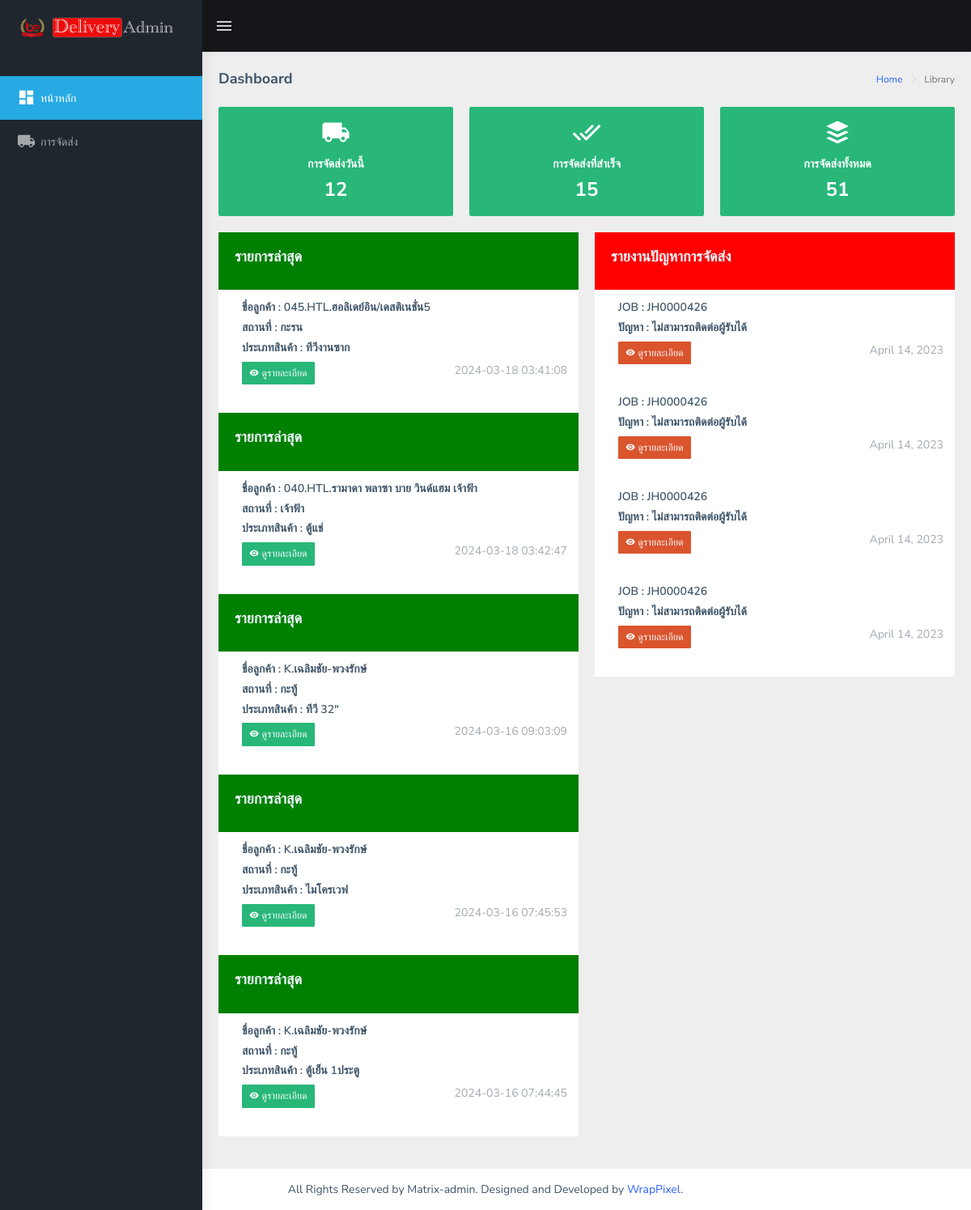
Screenshot of /driver/index.php with the database file from the repository.
### tables this page shows
CREATE TABLE `delivery` (
  `ID` int(10) NOT NULL,
  `Job` varchar(200) DEFAULT NULL,
  `Queuedate` varchar(200) DEFAULT NULL,
  `Deliverydate` varchar(200) DEFAULT NULL,
  `Sentdate` varchar(200) DEFAULT NULL,
  `Type` varchar(200) DEFAULT NULL,
  `Staff` varchar(200) DEFAULT NULL,
  `Cname` varchar(200) DEFAULT NULL,
  `Cphone` varchar(200) DEFAULT NULL,
  `Cchanel` varchar(200) DEFAULT NULL,
  `Clocation` varchar(200) DEFAULT NULL,
  `Clink` varchar(1000) DEFAULT NULL,
  `Cstatus` varchar(200) DEFAULT NULL,
  `Mile` varchar(200) DEFAULT NULL,
  `Time` varchar(200) DEFAULT NULL,
  `Area` varchar(200) DEFAULT NULL,
  `Route` varchar(200) DEFAULT NULL,
  `Item` varchar(200) DEFAULT NULL,
  `Qty` varchar(200) DEFAULT NULL,
  `Other` varchar(200) DEFAULT NULL,
  `Remark` varchar(200) DEFAULT NULL,
  `Image` varchar(200) DEFAULT NULL,
  `CreationDate` timestamp NOT NULL DEFAULT current_timestamp() ON UPDATE current_timestamp()
);

### driver/index.php (the view, shortened to what this page needs)
<?php
include('../dbconnection.php');
?>
<!DOCTYPE html>
<html dir="ltr" lang="en">
<head>
    <link href="../assets/libs/flot/css/float-chart.css" rel="stylesheet">
    <link href="../dist/css/style.min.css" rel="stylesheet">
</head>
<body>
    <div id="main-wrapper">
        <header class="topbar" data-navbarbg="skin5">
            <nav class="navbar top-navbar navbar-expand-md navbar-dark">
                <div class="navbar-header" data-logobg="skin5">
                    <a class="navbar-brand" href="index.html">
                        <b class="logo-icon p-l-10">
                            <img src="../assets/images/icon.png" alt="homepage" class="light-logo" />
                        </b>
                        <span class="logo-text">
                            <img src="../assets/images/text.png" alt="homepage" class="light-logo" />
                        </span>
                    </a>
                </div>
                <div class="navbar-collapse collapse" id="navbarSupportedContent" data-navbarbg="skin5">
                    <ul class="navbar-nav float-left mr-auto">
                        <li class="nav-item d-none d-md-block"><a class="nav-link sidebartoggler waves-effect waves-light" href="javascript:void(0)" data-sidebartype="mini-sidebar"><i class="mdi mdi-menu font-24"></i></a></li>
                    </ul>
                </div>
            </nav>
        </header>
        <aside class="left-sidebar" data-sidebarbg="skin5">
            <div class="scroll-sidebar">
                <nav class="sidebar-nav">
                    <ul id="sidebarnav" class="p-t-30">
                        <li class="sidebar-item"> <a class="sidebar-link waves-effect waves-dark sidebar-link" href="index.php" aria-expanded="false"><i class="mdi mdi-view-dashboard"></i><span class="hide-menu">หน้าหลัก</span></a></li>
                        <li class="sidebar-item"> <a class="sidebar-link waves-effect waves-dark sidebar-link" href="./Delivery/delivery-report.php" aria-expanded="false"><i class="mdi mdi-truck"></i><span class="hide-menu">การจัดส่ง</span></a></li>
                    </ul>
                </nav>
            </div>
        </aside>
        <div class="page-wrapper">
            <div class="page-breadcrumb">
                <div class="row">
                    <div class="col-12 d-flex no-block align-items-center">
                        <h4 class="page-title">Dashboard</h4>
                        <div class="ml-auto text-right">
                            <nav aria-label="breadcrumb">
                                <ol class="breadcrumb">
                                    <li class="breadcrumb-item"><a href="#">Home</a></li>
                                    <li class="breadcrumb-item active" aria-current="page">Library</li>
                                </ol>
                            </nav>
                        </div>
                    </div>
                </div>
            </div>
            <div class="container-fluid">
                <div class="row">
                    <div class="col-md-6 col-lg-4 col-xlg-3">
                        <div class="card card-hover">
                            <div class="box bg-success text-center">
                                <h1 class="font-light text-white"><i class="mdi mdi-truck"></i></h1>
                                <h6 class="text-white">การจัดส่งวันนี้</h6>
                                <h3 class="text-white">12</h3>
                            </div>
                        </div>
                    </div>
                    <div class="col-md-6 col-lg-4 col-xlg-3">
                        <div class="card card-hover">
                            <div class="box bg-success text-center">
                                <h1 class="font-light text-white"><i class="mdi mdi-check-all"></i></h1>
                                <h6 class="text-white">การจัดส่งที่สำเร็จ</h6>
                                <h3 class="text-white">15</h3>
                            </div>
                        </div>
                    </div>
                    <div class="col-md-6 col-lg-4 col-xlg-3">
                        <div class="card card-hover">
                            <div class="box bg-success text-center">
                                <h1 class="font-light text-white"><i class="mdi mdi-buffer"></i></h1>
                                <h6 class="text-white">การจัดส่งทั้งหมด</h6>
                                <h3 class="text-white">51</h3>
                            </div>
                        </div>
                    </div>
                </div>
                <div class="row">
                    <div class="col-lg-6">
                        <div class="card">
                            <?php
                            $ret = mysqli_query($con, "select * from delivery ORDER BY ID DESC LIMIT 5");
                            $row = mysqli_num_rows($ret);
                            if ($row > 0) {
                                while ($row = mysqli_fetch_array($ret)) {
                            ?>
                                    <div class="card-body" style="background-color: green;">
                                        <h4 class="card-title" style="color:aliceblue;">รายการล่าสุด</h4>
                                    </div>
                                    <div class="comment-widgets scrollable">
                                        <div class="d-flex flex-row comment-row m-t-0">
                                            <div class="comment-text w-100">
                                                <h6 class="font-medium">ชื่อลูกค้า : <?php echo $row['Cname']; ?></h6>
                                                <h6 class="font-medium">สถานที่ : <?php echo $row['Clocation']; ?></h6>
                                                <h6 class="font-medium">ประเภทสินค้า : <?php echo $row['Item']; ?></h6>
                                                <div class="comment-footer">
                                                    <span class="text-muted float-right"><?php echo $row['CreationDate']; ?></span>
                                                    <button type="button" class="btn btn-success btn-sm"><i class="mdi mdi-eye"></i> ดูรายละเอียด</button>
                                                </div>
                                            </div>
                                        </div>
                                    </div>
                                <?php
                                }
                            } else { ?>
                                <tr>
                                    <th style="text-align:center; color:red;" colspan="6">No Record Found</th>
                                </tr>
                            <?php } ?>
                        </div>
                    </div>
                    <div class="col-lg-6">
                        <div class="card">
                            <div class="card-body" style="background-color: red;">
                                <h4 class="card-title" style="color:aliceblue">รายงานปัญหาการจัดส่ง</h4>
                            </div>
                            <div class="comment-widgets scrollable">
                                <div class="d-flex flex-row comment-row m-t-0">
                                    <div class="comment-text w-100">
                                        <h6 class="font-medium">JOB : JH0000426</h6>
                                        <h6 class="font-medium">ปัญหา : ไม่สามารถติดต่อผู้รับได้</h6>
                                        <div class="comment-footer">
                                            <span class="text-muted float-right">April 14, 2023</span>
                                            <button type="button" class="btn btn-danger btn-sm"><i class="mdi mdi-eye"></i> ดูรายละเอียด</button>
                                        </div>
                                    </div>
                                </div>
                                <div class="d-flex flex-row comment-row m-t-0">
                                    <div class="comment-text w-100">
                                        <h6 class="font-medium">JOB : JH0000426</h6>
                                        <h6 class="font-medium">ปัญหา : ไม่สามารถติดต่อผู้รับได้</h6>
                                        <div class="comment-footer">
                                            <span class="text-muted float-right">April 14, 2023</span>
                                            <button type="button" class="btn btn-danger btn-sm"><i class="mdi mdi-eye"></i> ดูรายละเอียด</button>
                                        </div>
                                    </div>
                                </div>
                                <div class="d-flex flex-row comment-row m-t-0">
                                    <div class="comment-text w-100">
                                        <h6 class="font-medium">JOB : JH0000426</h6>
                                        <h6 class="font-medium">ปัญหา : ไม่สามารถติดต่อผู้รับได้</h6>
                                        <div class="comment-footer">
                                            <span class="text-muted float-right">April 14, 2023</span>
                                            <button type="button" class="btn btn-danger btn-sm"><i class="mdi mdi-eye"></i> ดูรายละเอียด</button>
                                        </div>
                                    </div>
                                </div>
                                <div class="d-flex flex-row comment-row m-t-0">
                                    <div class="comment-text w-100">
                                        <h6 class="font-medium">JOB : JH0000426</h6>
                                        <h6 class="font-medium">ปัญหา : ไม่สามารถติดต่อผู้รับได้</h6>
                                        <div class="comment-footer">
                                            <span class="text-muted float-right">April 14, 2023</span>
                                            <button type="button" class="btn btn-danger btn-sm"><i class="mdi mdi-eye"></i> ดูรายละเอียด</button>
                                        </div>
                                    </div>
                                </div>
                            </div>
                        </div>
                    </div>
                </div>
            </div>
        </div>
        <footer class="footer text-center">
            All Rights Reserved by Matrix-admin. Designed and Developed by <a href="https://wrappixel.com">WrapPixel</a>.
        </footer>
    </div>
</body>
</html>

### rows the page displays
delivery: Cname "045.HTL.ฮอลิเดย์อิน/เดสติเนชั่น5", Clocation "กะรน", Item "ทีวีงานซาก", CreationDate "2024-03-18 03:41:08"
delivery: Cname "040.HTL.รามาดา พลาซา บาย วินด์แฮม เจ้าฟ้า", Clocation "เจ้าฟ้า", Item "ตู้แช่", CreationDate "2024-03-18 03:42:47"
delivery: Cname "K.เฉลิมชัย-พวงรักษ์", Clocation "กะทู้", Item "ทีวี 32\"", CreationDate "2024-03-16 09:03:09"
delivery: Cname "K.เฉลิมชัย-พวงรักษ์", Clocation "กะทู้", Item "ไมโครเวฟ", CreationDate "2024-03-16 07:45:53"
delivery: Cname "K.เฉลิมชัย-พวงรักษ์", Clocation "กะทู้", Item "ตู้เย็น 1ประตู", CreationDate "2024-03-16 07:44:45"
